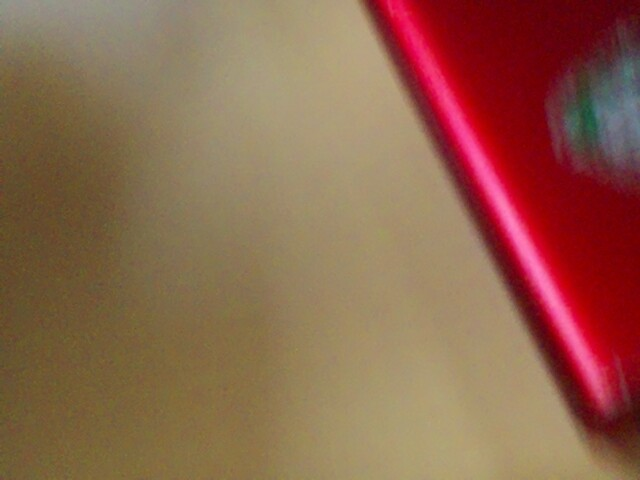
#> input picture received_detections/detection_2026-03-05_11-03-18.jpg, 640 x 480 px
$ python -i camera_detection.py   (imports and definitions only)
#> lines starting #> are read from the running program, lines starting #| are printed output that depends on the picture; after the words box and inside, x2 and y2 are one past the last pixel; in counts of white or black regions, pixels touching at a corner belong together
# sensors/camera_detection.py — Camera capture and red object detection

import os
import threading
import cv2
import numpy as np
from picamera2 import Picamera2
from utils.config import (
    CAMERA_WIDTH, CAMERA_HEIGHT, CAPTURE_DIR,
    RED_LOWER_1, RED_UPPER_1,
    RED_LOWER_2, RED_UPPER_2,
    MIN_CONTOUR_AREA, DETECTION_CONFIRM_FRAMES,
)

_camera = None
_lock = threading.Lock()
_latest_frame = None
_running = False
_thread = None
_consecutive_hits = 0


# [19 lines left out: function setup, not called in this run]


def _detect_red(frame):
    """Analyze a single frame for red objects."""
    # Convert to HSV for color detection (note picamera gives RGB initially so convert to BGR then HSV)
    # Actually wait, picamera RGB means we convert RGB -> HSV
    hsv = cv2.cvtColor(frame, cv2.COLOR_RGB2HSV)
#> hsv: shape (480, 640, 3); mean H, S, V 50.6, 126.6, 143

    # Red wraps around hue 0/180 — combine two masks
    mask1 = cv2.inRange(hsv, np.array(RED_LOWER_1), np.array(RED_UPPER_1))
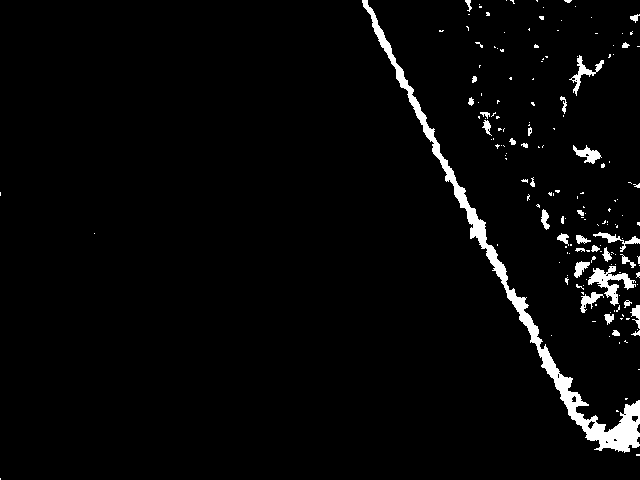
#> mask1: shape (480, 640); 3.1% white; 170 white regions (137 under 20 px), largest, box (x1, y1, x2, y2) and area: (362, 0, 640, 453) 5693, (588, 266, 636, 306) 676, (569, 55, 604, 96) 314
    mask2 = cv2.inRange(hsv, np.array(RED_LOWER_2), np.array(RED_UPPER_2))
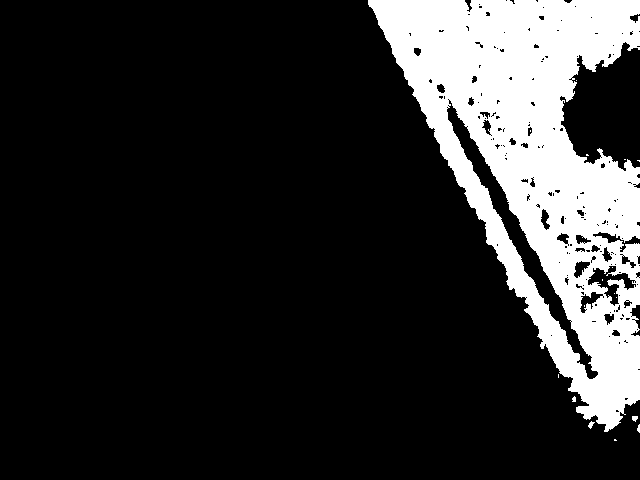
#> mask2: shape (480, 640); 18% white; 17 white regions (14 under 20 px), largest, box (x1, y1, x2, y2) and area: (368, 0, 640, 432) 55020, (588, 421, 595, 429) 28, (632, 416, 638, 422) 27
    mask = mask1 | mask2
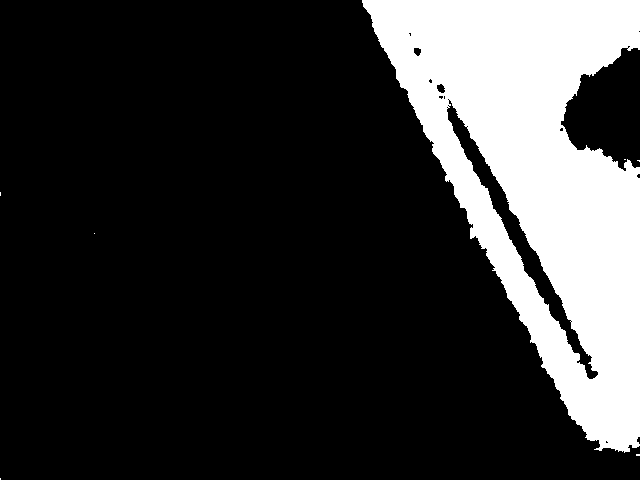
#> mask: shape (480, 640); 21% white; 7 white regions (6 under 20 px), largest, box (x1, y1, x2, y2) and area: (362, 0, 640, 453) 64552

    # Clean up noise
    kernel = np.ones((5, 5), np.uint8)
    mask = cv2.morphologyEx(mask, cv2.MORPH_OPEN, kernel)
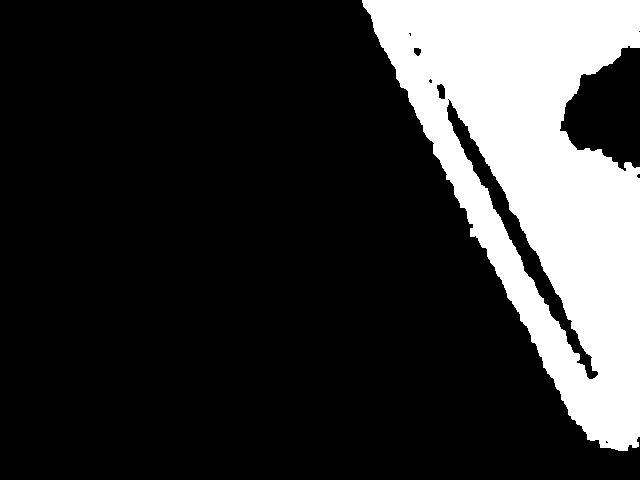
#> mask: shape (480, 640); 20.9% white; 1 white region, box (x1, y1, x2, y2) and area: (362, 0, 640, 451) 64302
    mask = cv2.morphologyEx(mask, cv2.MORPH_CLOSE, kernel)
#> mask: shape (480, 640); 21% white; 1 white region

    contours, _ = cv2.findContours(mask, cv2.RETR_EXTERNAL, cv2.CHAIN_APPROX_SIMPLE)
#> contours = 1 contour; box (x1, y1, x2, y2) and area: (362, 0, 640, 451) 67870

    if not contours:
        return False, None

    # Find the largest contour
    largest = max(contours, key=cv2.contourArea)
#> largest = contour of 361 points, box (x1, y1, x2, y2) (362, 0, 640, 451), area 67870
    area = cv2.contourArea(largest)
#> area = 67870

    if area >= MIN_CONTOUR_AREA:
        return True, largest

    return False, None


# [59 lines left out: functions _capture_loop, is_red_detected, reset_detection, get_frame, capture_image, cleanup, not called in this run]

>>> import cv2
>>> picture = cv2.cvtColor(cv2.imread('../received_detections/detection_2026-03-05_11-03-18.jpg'), cv2.COLOR_BGR2RGB)
>>> result = _detect_red(picture)
#> result = 2 items, first 2: True, contour of 361 points, box (x1, y1, x2, y2) (362, 0, 640, 451), area 67870

$ run again, on received_detections/detection_2026-03-05_11-03-30.jpg
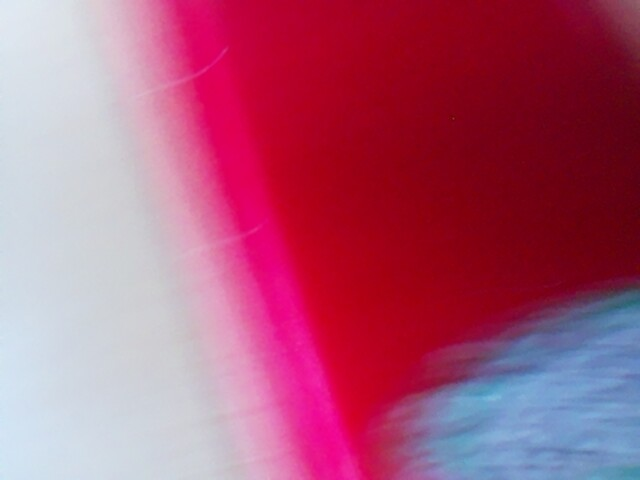
#> input picture received_detections/detection_2026-03-05_11-03-30.jpg, 640 x 480 px
#> hsv: shape (480, 640, 3); mean H, S, V 150.2, 154.8, 184.4
#> mask1: shape (480, 640); every value is 0
#> in _detect_red, `mask2 = cv2.inRange(hsv, np.array(RED_LOWER_2), np.array(RED_UPPER_2))`:
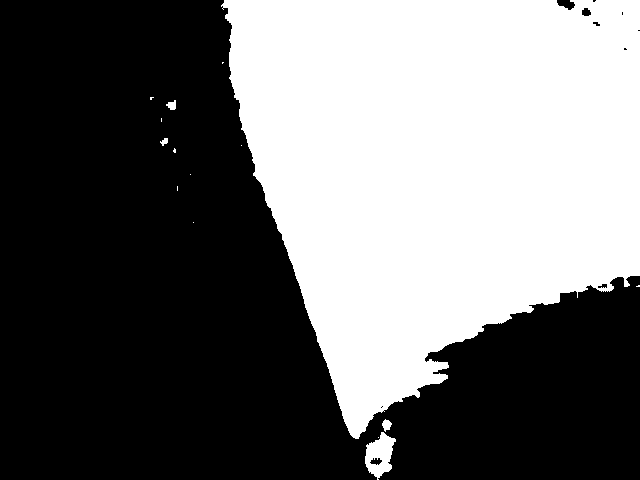
#> mask2: shape (480, 640); 42.5% white; 15 white regions (10 under 20 px), largest, box (x1, y1, x2, y2) and area: (221, 0, 640, 439) 129609, (365, 432, 396, 480) 863, (382, 419, 392, 432) 80, (166, 100, 176, 110) 67, (160, 138, 168, 146) 39
#> in _detect_red, `mask = cv2.morphologyEx(mask, cv2.MORPH_OPEN, kernel)`:
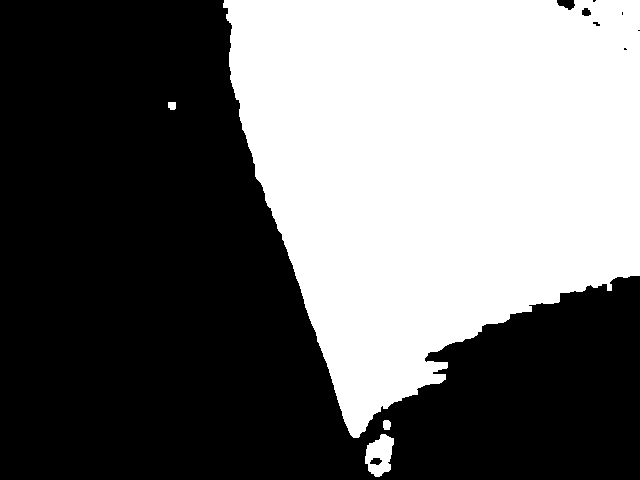
#> mask: shape (480, 640); 42.4% white; 4 white regions, box (x1, y1, x2, y2) and area: (223, 0, 640, 438) 129391, (365, 434, 394, 477) 818, (383, 420, 391, 430) 71, (168, 102, 176, 110) 59
#> contours = 3 contours; box (x1, y1, x2, y2) and area: (223, 0, 640, 438) 128764, (365, 420, 394, 477) 886, (168, 102, 176, 110) 45
#> largest = contour of 415 points, box (x1, y1, x2, y2) (223, 0, 640, 438), area 128764
#> area = 128764
#> result = 2 items, first 2: True, contour of 415 points, box (x1, y1, x2, y2) (223, 0, 640, 438), area 128764
